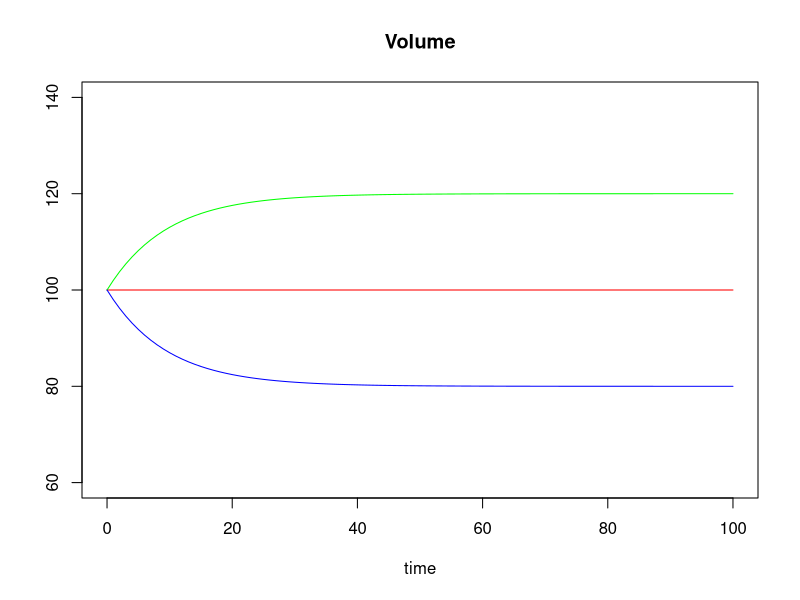

Write the R code that produced this figure.
## ---- chunk 1
knitr::opts_chunk$set(echo = TRUE)
## ---- chunk 2
library(deSolve)

steady_params <- c(m= 10, r = 0.1)
incr_params <- c(m= 12, r = 0.1)
decr_params <- c(m = 8, r = 0.1)

volume <- function(t, R, parms){
  with(as.list(c(parms)), {
    dR <- - r * R + m
    return(list(c(dR)))
    }
    )
}

state <- c(Volume = 100)
times <- seq(0, 100, by = 1)

steady <- ode(times = times, y = state, parms = steady_params, func = volume, method = "euler")
increasing <- ode(times = times, y = state, parms = incr_params, func = volume, method = "euler")
decreasing <- ode(times = times, y = state, parms = decr_params, func = volume, method = "euler")


plot(steady, col = "Red")
lines(increasing, col = "Green")
lines(decreasing, col = "Blue")
